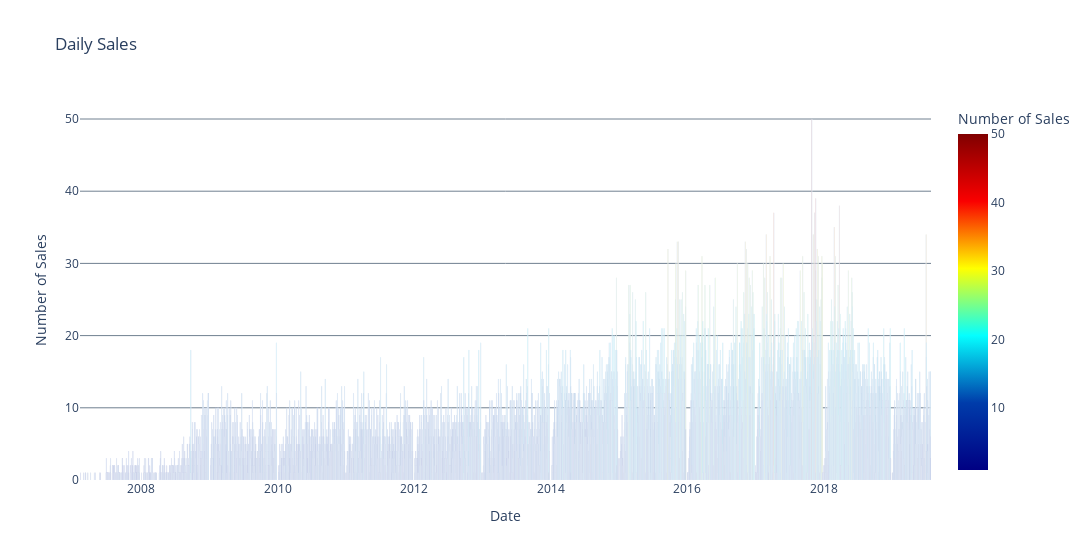

Notebook code for this chart:
### Markdown cell above
### Daily Sales
Here we will present the number of sales that occured on each day of the time period available in our data.

### Code cell
df1 = pd.read_csv("Table 1.csv") #read the file

fig = px.bar(df1, x='datesold', y='count(datesold)', color='count(datesold)',   #choose dataset, x and y data, and colour gradient
        hover_data=['datesold', 'count(datesold)'], title='Daily Sales',   #add hovering data and title
        color_continuous_scale='jet',   #choosing a colour for the gradient that is visible even when fully zoomed out
        labels={                        #labels each instance of selected data on the left of ':' by name on the right
                'datesold': 'Date',    
                'count(datesold)': 'Number of Sales'
        })
fig.update_layout( width = 1200,plot_bgcolor='white')   #increasing width and making choosing white background for better contrast and visibility
fig.update_yaxes(gridcolor='slategray')   #better contrast colour for grid lines
fig.show()

### Figure 1 — Plotly figure (JSON) as saved in the notebook; plotly's stock layout.template omitted (floating-point values rounded to 4 significant figures; data arrays with more than 128 entries replaced by an {"elided": "..."} marker saying what was removed)
{"data": [{"alignmentgroup": "True", "hovertemplate": "Date=%{x}<br>Number of Sales=%{marker.color}<extra></extra>", "legendgroup": "", "marker": {"color": {"elided": "3582 int values"}, "coloraxis": "coloraxis", "pattern": {"shape": ""}}, "name": "", "offsetgroup": "", "orientation": "v", "showlegend": false, "textposition": "auto", "type": "bar", "x": {"elided": "3582 str values"}, "xaxis": "x", "y": {"elided": "3582 int values"}, "yaxis": "y"}], "layout": {"barmode": "relative", "coloraxis": {"colorbar": {"title": {"text": "Number of Sales"}}, "colorscale": [[0, "rgb(0,0,131)"], [0.2, "rgb(0,60,170)"], [0.4, "rgb(5,255,255)"], [0.6, "rgb(255,255,0)"], [0.8, "rgb(250,0,0)"], [1, "rgb(128,0,0)"]]}, "legend": {"tracegroupgap": 0}, "plot_bgcolor": "white", "title": {"text": "Daily Sales"}, "width": 1200, "xaxis": {"anchor": "y", "domain": [0, 1], "title": {"text": "Date"}}, "yaxis": {"anchor": "x", "domain": [0, 1], "gridcolor": "slategray", "title": {"text": "Number of Sales"}}}}
